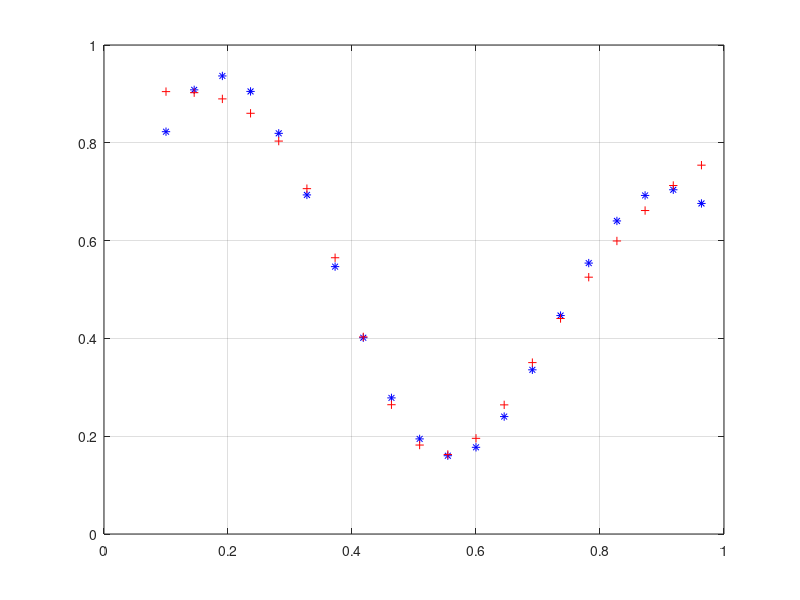

Write the MATLAB code that produced this figure.
%Domantas Dvariškis
%KTfm-21
%2 Laboratorinis darbas pagrindinė užd.
%Netiesinio aproksimatoriaus mokymo algoritmas

%1. Duomenų paruošimas mokymui
x = [0.1:1/22:1];
d = (1 + 0.6*sin(2*pi*x/0.7) + 0.3*sin(2*pi*x))./2; %Išėjime norimas atsakas
figure(1);
plot(x,d,'b*')
grid on;
%2. Pasirinkti struktūrą
%Pirmasis (paslėptasis) sluoksnis:
%Ryšių svoriai einantys į pirmą neuroną iš pirmo įėjimo
w11_1 = rand(1)*0.1; 
w21_1 = rand(1)*0.1;
w31_1 = rand(1)*0.1;
w41_1 = rand(1)*0.1;
w51_1 = rand(1)*0.1;
w61_1 = rand(1)*0.1;
%Neuronų koeficientai
b1_1 = rand(1)*0.1;
b2_1 = rand(1)*0.1;
b3_1 = rand(1)*0.1;
b4_1 = rand(1)*0.1;
b5_1 = rand(1)*0.1;
b6_1 = rand(1)*0.1;
%Antrojo sluoksnio (išėjimo)ryšių svoriai
w11_2 = rand(1)*0.1;
w12_2 = rand(1)*0.1;
w13_2 = rand(1)*0.1;
w14_2 = rand(1)*0.1;
w15_2 = rand(1)*0.1;
w16_2 = rand(1)*0.1;
b1_2 = rand(1)*0.1;

n = 0.15; %Mokymo žingsnis
for i = 1:10000 %Tinklo apmokymo pakartojimai
    for i = 1:length(x)
        %3. Skaičuojama tinklo atsaka
        %3.1 Pirmojo sluoksnio neuronams
        v1_1 = x(i)*w11_1 + b1_1; %Pasvertoji suma
        v2_1 = x(i)*w21_1 + b2_1;
        v3_1 = x(i)*w31_1 + b3_1;
        v4_1 = x(i)*w41_1 + b4_1;
        v5_1 = x(i)*w51_1 + b5_1;
        v6_1 = x(i)*w61_1 + b6_1;
        % Aktyvavimo funkcijos pritaikymas
        y1_1 = 1/(1+exp(-v1_1));
        y2_1 = 1/(1+exp(-v2_1));
        y3_1 = 1/(1+exp(-v3_1));
        y4_1 = 1/(1+exp(-v4_1));
        y5_1 = 1/(1+exp(-v5_1));
        y6_1 = 1/(1+exp(-v6_1));
        %3.2 Antrojo sluoksnio neuronui
        v1_2 = y1_1*w11_2 + y2_1*w12_2 + y3_1*w13_2 + y4_1*w14_2 + y5_1*w15_2 + y6_1*w16_2;
        % Aktyvavimo funkcijos pritaikymas išėjimo neuronui
        y1_2 = tanh(v1_2);
        y = y1_2;
        %3.3 Skaičiuojama klaidą
        e = d(i) - y;
        %4 Ryšių svorių atnaujinimas
        %4.1 Skaičiuojama klaidos gradientą išėjimo sluoksnio neuronui
        delta1_2 = (1 - (tanh(v1_2))^2)*e; %Aktyvavimo funkcijos išvestinė dauginta iš momentinės klaidos
        %4.2 Skaičiuojama klaidos gradientą paslėptojo sluoksnio neuronams
        delta1_1 = y1_1*(1 - y1_1)*delta1_2*w11_2; %Aktyvavimo f-jos išvestinė dauginta iš antrojo sluoksnio delta
        delta2_1 = y2_1*(1 - y2_1)*delta1_2*w12_2;
        delta3_1 = y3_1*(1 - y3_1)*delta1_2*w13_2;
        delta4_1 = y4_1*(1 - y4_1)*delta1_2*w14_2;
        delta5_1 = y5_1*(1 - y5_1)*delta1_2*w15_2;
        delta6_1 = y6_1*(1 - y6_1)*delta1_2*w16_2;
        %4.3 Atnaujinamas išėjimo sluoksnio svoriai
        w11_2 = w11_2 + n.*delta1_2*y1_1;
        w12_2 = w12_2 + n.*delta1_2*y2_1;
        w13_2 = w13_2 + n.*delta1_2*y3_1;
        w14_2 = w14_2 + n.*delta1_2*y4_1;
        w15_2 = w15_2 + n.*delta1_2*y5_1;
        w16_2 = w16_2 + n.*delta1_2*y6_1;
        b1_2 = b1_2 + n*delta1_2;
        %4.4 Atnaujinamas paslėptojo sluosnio svoriai
        w11_1 = w11_1 + n*delta1_1*x(i);
        w21_1 = w21_1 + n*delta2_1*x(i);
        w31_1 = w31_1 + n*delta3_1*x(i);
        w41_1 = w41_1 + n*delta4_1*x(i);
        w51_1 = w51_1 + n*delta5_1*x(i);
        w61_1 = w61_1 + n*delta6_1*x(i);
        b1_1 = b1_1 + n*delta1_1;
        b2_1 = b2_1 + n*delta2_1;
        b3_1 = b3_1 + n*delta3_1;
        b4_1 = b4_1 + n*delta4_1;
        b5_1 = b5_1 + n*delta5_1;
        b6_1 = b6_1 + n*delta6_1;
    end
end

%Gaunamos tinklo reikšmės po apmokymo
Y = zeros(1,length(d));
for i = 1:length(x)
        %3. Skaičuojama tinklo atsaka
        %3.1 Pirmojo sluoksnio neuronams
        v1_1 = x(i)*w11_1 + b1_1;
        v2_1 = x(i)*w21_1 + b2_1;
        v3_1 = x(i)*w31_1 + b3_1;
        v4_1 = x(i)*w41_1 + b4_1;
        v5_1 = x(i)*w51_1 + b5_1;
        v6_1 = x(i)*w61_1 + b6_1;
        % aktyvavimo f-jos pritaikymas
        y1_1 = 1/(1+exp(-v1_1));
        y2_1 = 1/(1+exp(-v2_1));
        y3_1 = 1/(1+exp(-v3_1));
        y4_1 = 1/(1+exp(-v4_1));
        y5_1 = 1/(1+exp(-v5_1));
        y6_1 = 1/(1+exp(-v6_1));
        %3.2 Antrojo sluoksnio neuronai
        v1_2 = y1_1*w11_2 + y2_1*w12_2 + y3_1*w13_2 + y4_1*w14_2 + y5_1*w15_2 + y6_1*w16_2;
        % aktyvavimo f-jos pritaikymas
        y1_2 = tanh(v1_2);
        y = y1_2;
        %3.3 Saugome tarpines reikšmes
        Y(i) = y;
        
end

hold on 
plot(x,Y,'r+')
hold off;
        
        
